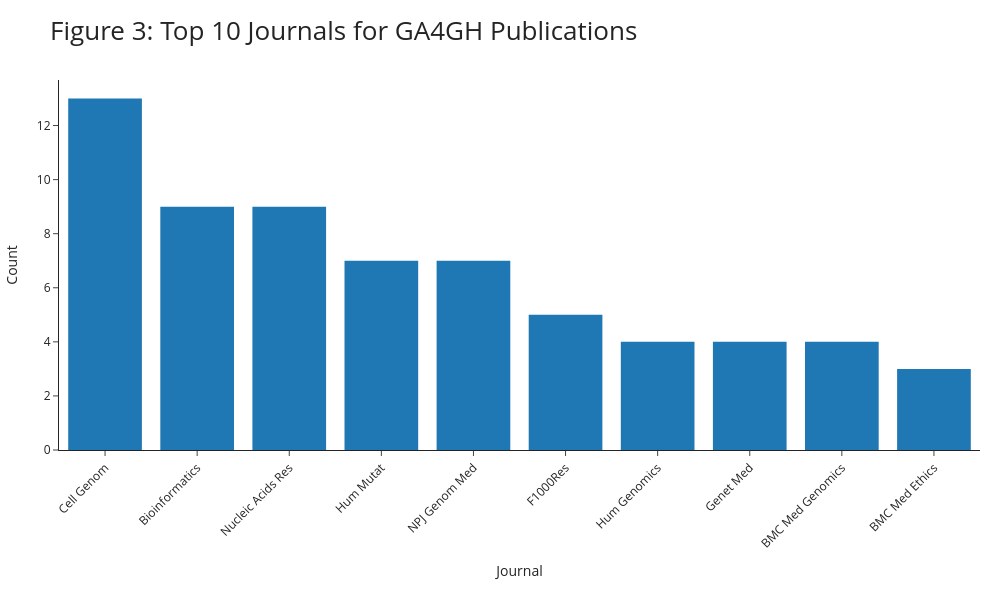

The notebook cell saved with this chart:
### Code cell
def plot_top_journals():

    if isinstance(top_journals, pd.Series):
        df = top_journals.reset_index()
        df.columns = ["journal", "Count"]
    else:
        df = top_journals.copy()

    df = df.sort_values("Count", ascending=False).reset_index(drop=True)

    # build customdata for hover (Count + Details if available)
    if "Details" in df.columns:
        customdata = df[["Count", "Details"]].values
        hovertemplate = "Count: %{customdata[0]}<br>%{customdata[1]}<extra></extra>"
    else:
        customdata = df[["Count"]].values
        hovertemplate = "Count: %{customdata[0]}<extra></extra>"

    fig = go.Figure(
        go.Bar(
            x=df["journal"],
            y=df["Count"],
            #marker_color=colors,
            customdata=customdata,
            hovertemplate=hovertemplate,
            marker_line_width=0,

        )
    )

    fig.update_layout(
        title="Figure 3: Top 10 Journals for GA4GH Publications",
        title_font_size=26,
        barmode="relative",
        xaxis_tickangle=-45,
        margin=dict(l=40, r=20, t=80, b=150),
        xaxis_title="Journal",
        yaxis_title="Count",
        legend_title_text=" ",
        height=600,
        template="simple_white",
        width=1000
    )

    fig.show()
plot_top_journals()

### Figure 1 — Plotly figure (JSON) as saved in the notebook; plotly's stock layout.template omitted (floating-point values rounded to 4 significant figures)
{"data": [{"customdata": [[13, "Aligning NIH's existing data use restrictions to the GA4GH DUO standard<br>CanDIG: Federated network across Canada for multi-omic and health data discovery and analysis<br>Empirical validation of an automated approach to data use oversight<br>Equity, diversity, and inclusion at the Global Alliance for Genomics and Health<br>Federated analysis of BRCA1 and BRCA2 variation in a Japanese cohort<br>GA4GH Passport standard for digital identity and access permissions<br>GA4GH: International policies and standards for data sharing across genomic research and healthcare<br>I can drive in Iceland: Enabling international joint analyses<br>International federation of genomic medicine databases using GA4GH standards<br>Remote visualization of large-scale genomic alignments for collaborative clinical research and diagnosis of rare diseases<br>The Data Use Ontology to streamline responsible access to human biomedical datasets<br>The GA4GH Variation Representation Specification: A computational framework for variation representation and federated identification<br>Voices of GA4GH members: Collaborating in technology and policy development"], [9, "AnoniMME: bringing anonymity to the Matchmaker Exchange platform for rare disease gene discovery<br>AskBeacon-performing genomic data exchange and analytics with natural language<br>Beacon Reconstruction Attack: Reconstruction of genomes in genomic data-sharing beacons using summary statistics<br>Beacon v2 Reference Implementation: a toolkit to enable federated sharing of genomic and phenotypic data<br>EpiVar Browser: advanced exploration of epigenomics data under controlled access<br>Oncopacket: integration of cancer research data using GA4GH phenopackets<br>RNAget: an API to securely retrieve RNA quantifications<br>Refget: standardized access to reference sequences<br>htsget: a protocol for securely streaming genomic data"], [9, "BioSamples database: FAIRer samples metadata to accelerate research data management<br>BioSamples database: an updated sample metadata hub<br>CSVS, a crowdsourcing database of the Spanish population genetic variability<br>Deep phenotyping: symptom annotation made simple with SAMS<br>GWAS Central: an expanding resource for finding and visualising genotype and phenotype data from genome-wide association studies<br>The European Genome-phenome Archive in 2021<br>The European Variation Archive: a FAIR resource of genomic variation for all species<br>The Human Phenotype Ontology in 2024: phenotypes around the world<br>The Monarch Initiative in 2019: an integrative data and analytic platform connecting phenotypes to genotypes across species"], [7, "Beacon v2 and Beacon networks: A \"lingua franca\" for federated data discovery in biomedical genomics, and beyond<br>ClinGen advancing genomic data-sharing standards as a GA4GH driver project<br>Seven years since the launch of the Matchmaker Exchange: The evolution of genomic matchmaking<br>The Human Variome Project<br>The Matchmaker Exchange API: automating patient matching through the exchange of structured phenotypic and genotypic profiles<br>The Matchmaker Exchange: a platform for rare disease gene discovery<br>Variant-level matching for diagnosis and discovery: Challenges and opportunities"], [7, "A community effort to protect genomic data sharing, collaboration and outsourcing<br>Benchmarking nanopore sequencing and rapid genomics feasibility: validation at a quaternary hospital in New Zealand<br>Genomics on FHIR - a feasibility study to support a National Strategy for Genomic Medicine<br>RareLink: scalable REDCap-based framework for rare disease interoperability linking international registries to FHIR and Phenopackets<br>Responsible sharing of biomedical data and biospecimens via the \"Automatable Discovery and Access Matrix\" (ADA-M)<br>Sharing health-related data: a privacy test?<br>The Australian LINEAGE Study: advancing and implementing international guidance on genomic data within local governance frameworks"], [5, "Common ELIXIR Service for Researcher Authentication and Authorisation<br>GRAPE: genomic relatedness detection pipeline<br>Pan-cancer repository of validated natural and cryptic mRNA splicing mutations<br>Sapporo: A workflow execution service that encourages the reuse of workflows in various languages in bioinformatics<br>The Dockstore: enabling modular, community-focused sharing of Docker-based genomics tools and workflows"], [4, "APPLaUD: access for patients and participants to individual level uninterpreted genomic data<br>Communicating clearly about data sharing in genomics<br>Data stewardship and curation practices in AI-based genomics and automated microscopy image analysis for high-throughput screening studies: promoting robust and ethical AI applications<br>Human genome meeting 2016 : Houston, TX, USA. 28 February - 2 March 2016"], [4, "Genome-wide sequencing in acutely ill infants: genomic medicine's critical application?<br>Narrowing the diagnostic gap: Genomes, episignatures, long-read sequencing, and health economic analyses in an exome-negative intellectual disability cohort<br>Should secondary pharmacogenomic variants be actively screened and reported when diagnostic genome-wide sequencing is performed in a child?<br>Toward Ethical Provenance Tracking: The GA4GH Model Data Access Agreement (DAA)"], [4, "Aftermath of bustamante attack on genomic beacon service<br>Controlling the signal: Practical privacy protection of genomic data sharing through Beacon services<br>Genomic newborn screening: public health policy considerations and recommendations<br>Potential risks and solutions for sharing genome summary data from African populations"], [3, "A policy Delphi study to validate the key implications of data sharing (KIDS) framework for pediatric genomics in Canada<br>A qualitative interview study to determine barriers and facilitators of implementing automated decision support tools for genomic data access<br>Model consent clauses for rare disease research"]], "hovertemplate": "Count: %{customdata[0]}<br>%{customdata[1]}<extra></extra>", "marker": {"line": {"width": 0}}, "type": "bar", "x": ["Cell Genom", "Bioinformatics", "Nucleic Acids Res", "Hum Mutat", "NPJ Genom Med", "F1000Res", "Hum Genomics", "Genet Med", "BMC Med Genomics", "BMC Med Ethics"], "y": [13, 9, 9, 7, 7, 5, 4, 4, 4, 3]}], "layout": {"barmode": "relative", "height": 600, "legend": {"title": {"text": " "}}, "margin": {"b": 150, "l": 40, "r": 20, "t": 80}, "title": {"font": {"size": 26}, "text": "Figure 3: Top 10 Journals for GA4GH Publications"}, "width": 1000, "xaxis": {"tickangle": -45, "title": {"text": "Journal"}}, "yaxis": {"title": {"text": "Count"}}}}
